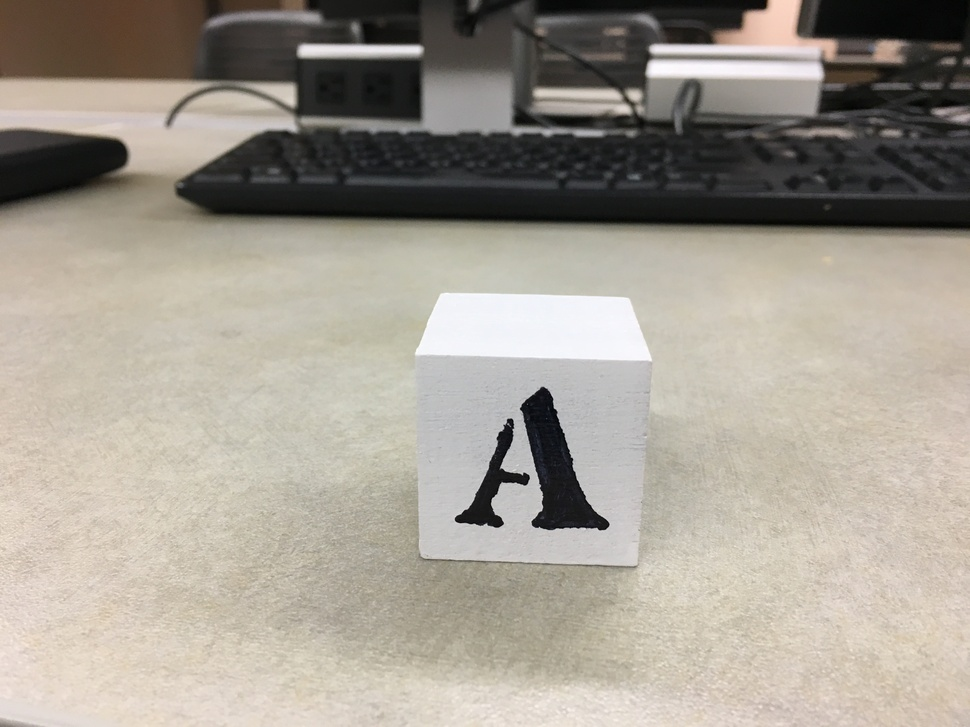
#> input picture src/input/a.JPG, 970 x 727 px, shrunk from 4032 x 3024 before the run, found by its file name
$ python blockProcess.py
#> lines starting #> are read from the running program, lines starting #| are printed output that depends on the picture
from PIL import Image
import pytesseract

import cv2
import numpy as np

import time
import sys
import math
import os

from matplotlib import pyplot as plt

def main():

    input = "./input/a.jpg"
    image = cv2.imread(input)
#> image is the input picture: shape (727, 970, 3); mean B, G, R 145.5, 155.9, 162.3

    if image is None:
        sys.exit("Image was unable to load")

    gray = cv2.cvtColor(image, cv2.COLOR_BGR2GRAY)
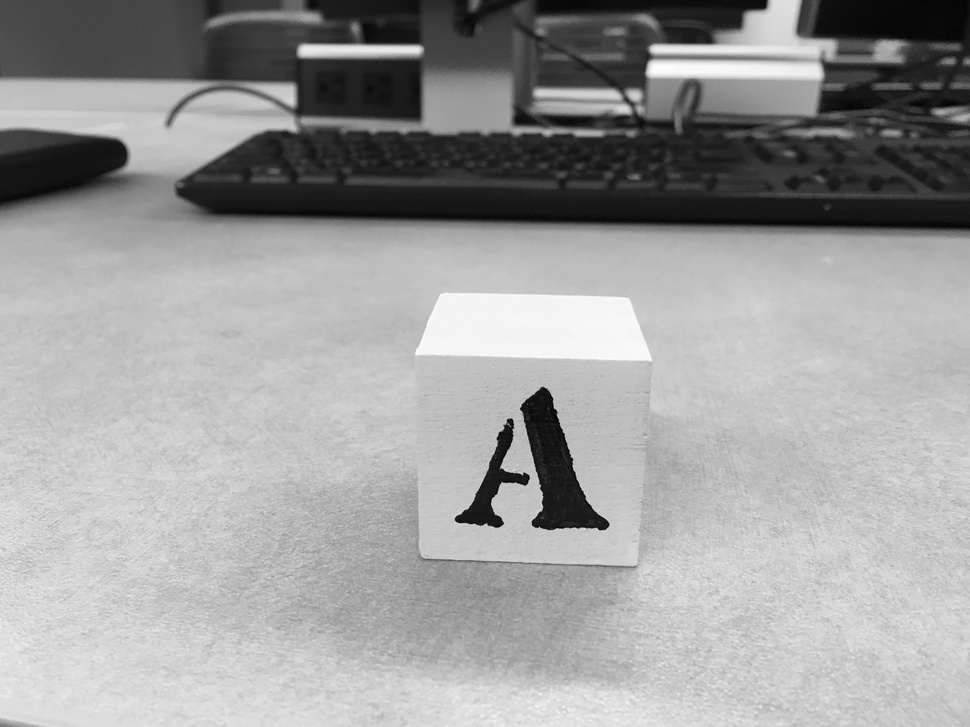
#> gray: shape (727, 970); min 0, max 255, mean 156.6
    cv2.imwrite("./output/gray.jpg", gray)

    height, width = gray.shape
#> height = 727; width = 970
    final = np.zeros((height, width, 3), np.uint8)

    median = cv2.medianBlur(gray, 3)
    cv2.imwrite("./output/median.jpg", median)

#> (the run stopped early here; a loop or call above may not have finished)

$ run again, with src/input/b.JPG copied over src/input/a.JPG
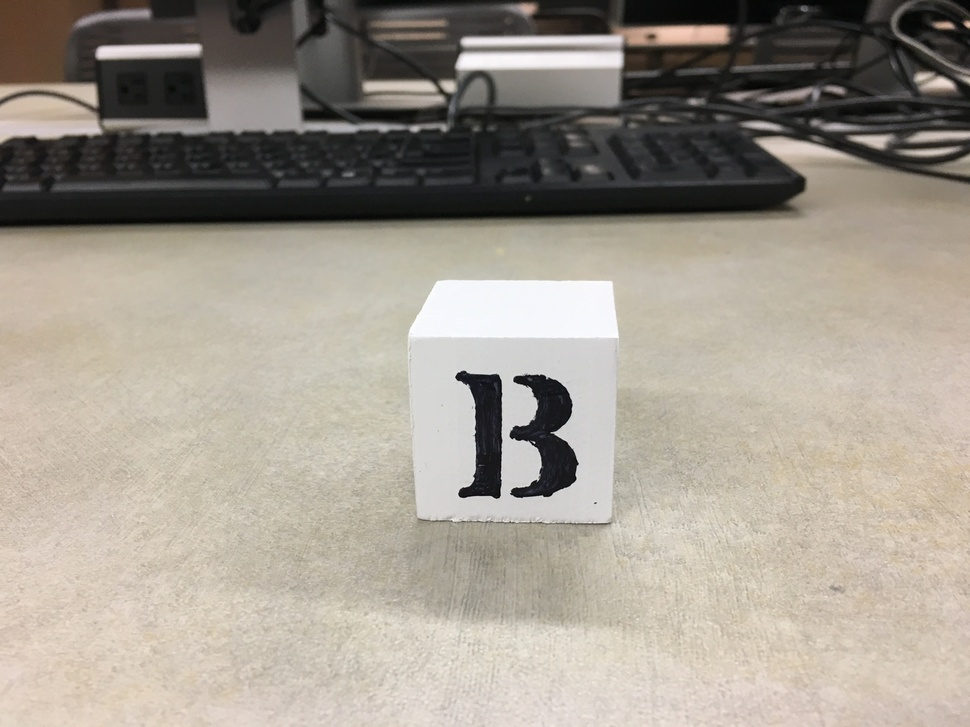
#> input picture src/input/b.JPG, 970 x 727 px, shrunk from 4032 x 3024 before the run, found by its file name
#> in main, image is the input picture: shape (727, 970, 3); mean B, G, R 142.6, 153.4, 160.6
#> in main, `gray = cv2.cvtColor(image, cv2.COLOR_BGR2GRAY)`:
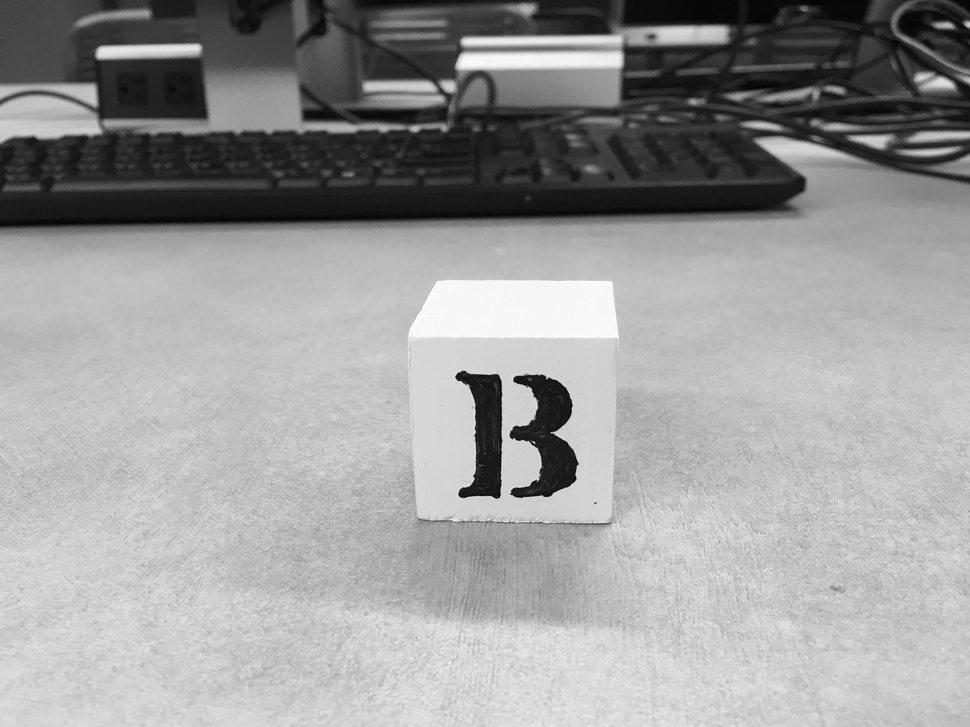
#> gray: shape (727, 970); min 0, max 255, mean 154.3
